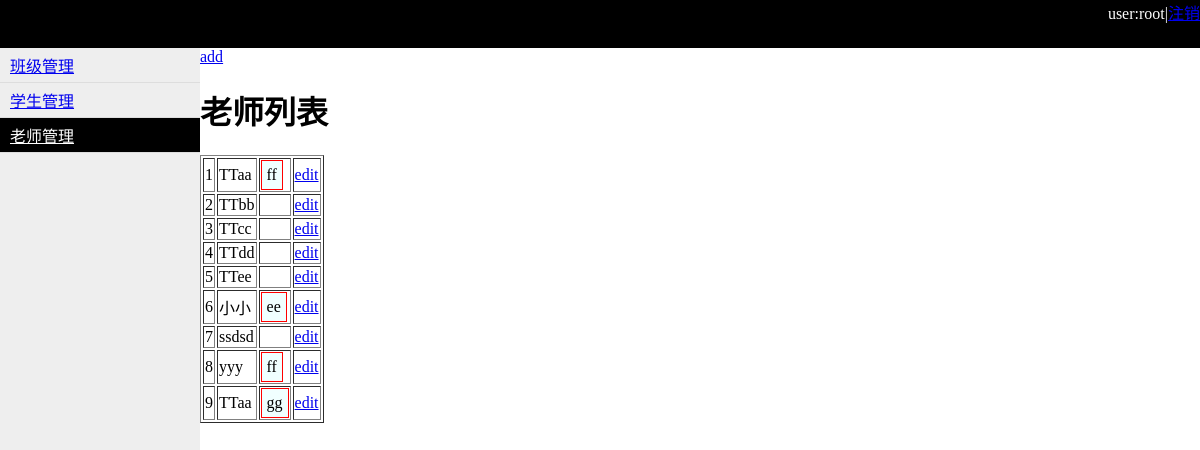
Screenshot of /teacher.html (signed in) with the database file from the repository.
### app01/models.py (models this page shows)
class Teacher(models.Model):
    name= models.CharField(max_length=32)
    cls = models.ManyToManyField('Classes')

### app01/views.py (the view)
    def inner(req,*args,**kwargs):
        is_login= req.session.get('is_login')
        if is_login:
            return  func(req,*args,**kwargs)
        else:
            return redirect('/login.html')

### app01/views.py (called while the page is built)
def auth(func):
    def inner(req,*args,**kwargs):
        is_login= req.session.get('is_login')
        if is_login:
            return  func(req,*args,**kwargs)
        else:
            return redirect('/login.html')
    return  inner

### templates/teacher.html (shortened to what this page needs)
{% extends "layout.html" %}
{% block context %}
    <div>
        <a href="/add_teacher.html">add</a>
    </div>
    <h1> 老师列表  </h1>
    <table border="1px">
        <tbody>
        {% for dic in teacher_list.values %}
            <tr>
                <td>{{ dic.nid }}</td>
                <td>{{ dic.name }}</td>
                <td>
                    {% for c in dic.cls_list %}
                        <span class="tag" nid="{{ c.id }}">{{ c.caption }}</span>
                    {% endfor %}
                </td>
                <td>
                    <a href="/edit_teacher-{{ dic.nid }}.html">edit</a>
                </td>
            </tr>
        {% endfor %}
        </tbody>
    </table>
{% endblock %}

### templates/teacher.html (style rules this page uses)
.tag { display: inline-block; padding: 5px; border: 1px solid red; background-color: azure; cursor: pointer; }

### rows the page displays
Teacher: name "TTaa"
Teacher: name "TTbb"
Teacher: name "TTcc"
Teacher: name "TTdd"
Teacher: name "TTee"
Teacher: name "小小"
Teacher: name "ssdsd"
Teacher: name "yyy"
Teacher: name "TTaa"

### other values shown
{{ username }} "root"
{{ dic.nid }} "1" "2" "3" "4" "5" "6" "7" "8" "9"
{{ c.caption }} "ff" "ee" "ff" "gg"
